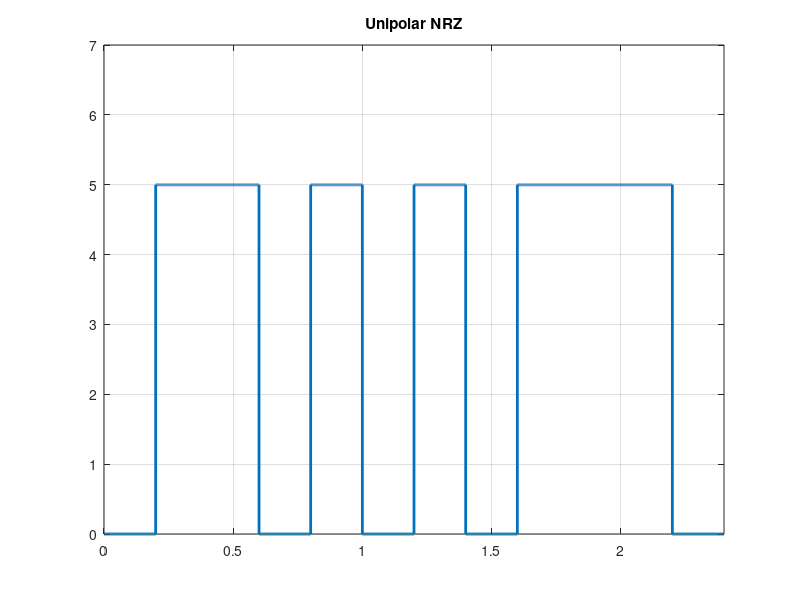

Here is the MATLAB script that generated this plot:
clc;
clear;
close all;

bits = [0,1,1,0,1,0,1,0,1,1,1,0];
amp = input("Enter the amplitude: ");
bit_rate = input("Enter the bit_rate: ");

len = length(bits);
Time = len/bit_rate;
sampling_frquency = 10000;

for i = 1:len
  if bits(i) == 1
    amplitude(i) = amp;
  else
    amplitude(i) = 0;
  end
end
  
%Modulation
time = 0: 1/sampling_frquency:Time;
x = 1;
for i = 1:length(time)
  result(i) = amplitude(x);
  if bit_rate * time(i) >= x;
    x = x + 1;
  end
end

plot(time, result, 'Linewidth', 2);
axis([0 Time 0 amp+2]);
title('Unipolar NRZ');
grid on;

%Demodulation
x = 1;
for i = 1:length(time)
  if bit_rate * time(i) >= x
    ans_bits(x) = result(i)/amp;
    x = x + 1;
  end
end

disp("Orginal bit : ");
disp(bits);

disp("Demodulation: ");
disp(ans_bits);
  




